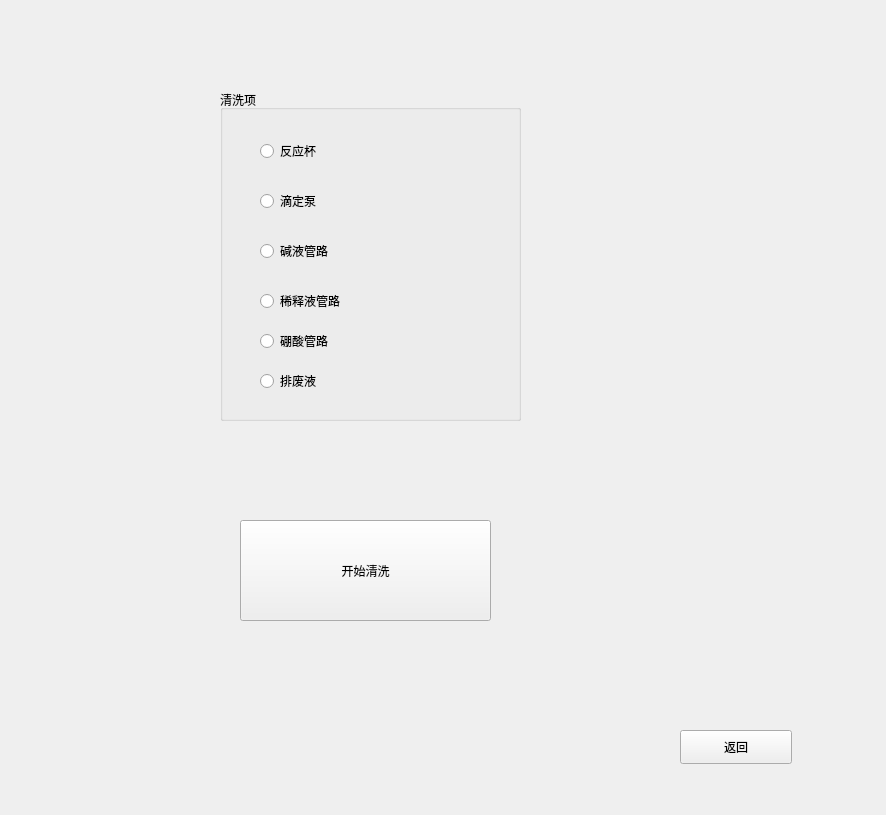
<?xml version="1.0" encoding="UTF-8"?>
<ui version="4.0">
 <class>ClearWin</class>
 <widget class="QMainWindow" name="ClearWin">
  <property name="geometry">
   <rect>
    <x>0</x>
    <y>0</y>
    <width>886</width>
    <height>815</height>
   </rect>
  </property>
  <property name="windowTitle">
   <string>MainWindow</string>
  </property>
  <widget class="QWidget" name="centralwidget">
   <widget class="QPushButton" name="returnbt">
    <property name="geometry">
     <rect>
      <x>680</x>
      <y>730</y>
      <width>112</width>
      <height>34</height>
     </rect>
    </property>
    <property name="text">
     <string>返回</string>
    </property>
   </widget>
   <widget class="QGroupBox" name="groupBox">
    <property name="geometry">
     <rect>
      <x>220</x>
      <y>90</y>
      <width>301</width>
      <height>331</height>
     </rect>
    </property>
    <property name="title">
     <string>清洗项</string>
    </property>
    <widget class="QRadioButton" name="radioButton_6">
     <property name="geometry">
      <rect>
       <x>40</x>
       <y>280</y>
       <width>132</width>
       <height>22</height>
      </rect>
     </property>
     <property name="text">
      <string>排废液</string>
     </property>
    </widget>
    <widget class="QRadioButton" name="radioButton">
     <property name="geometry">
      <rect>
       <x>40</x>
       <y>50</y>
       <width>132</width>
       <height>22</height>
      </rect>
     </property>
     <property name="text">
      <string>反应杯</string>
     </property>
    </widget>
    <widget class="QRadioButton" name="radioButton_3">
     <property name="geometry">
      <rect>
       <x>40</x>
       <y>150</y>
       <width>132</width>
       <height>22</height>
      </rect>
     </property>
     <property name="text">
      <string>碱液管路</string>
     </property>
    </widget>
    <widget class="QRadioButton" name="radioButton_4">
     <property name="geometry">
      <rect>
       <x>40</x>
       <y>200</y>
       <width>132</width>
       <height>22</height>
      </rect>
     </property>
     <property name="text">
      <string>稀释液管路</string>
     </property>
    </widget>
    <widget class="QRadioButton" name="radioButton_2">
     <property name="geometry">
      <rect>
       <x>40</x>
       <y>100</y>
       <width>132</width>
       <height>22</height>
      </rect>
     </property>
     <property name="text">
      <string>滴定泵</string>
     </property>
    </widget>
    <widget class="QRadioButton" name="radioButton_5">
     <property name="geometry">
      <rect>
       <x>40</x>
       <y>240</y>
       <width>132</width>
       <height>22</height>
      </rect>
     </property>
     <property name="text">
      <string>硼酸管路</string>
     </property>
    </widget>
   </widget>
   <widget class="QPushButton" name="pushButton">
    <property name="geometry">
     <rect>
      <x>240</x>
      <y>520</y>
      <width>251</width>
      <height>101</height>
     </rect>
    </property>
    <property name="text">
     <string>开始清洗</string>
    </property>
   </widget>
  </widget>
 </widget>
 <resources/>
 <connections/>
</ui>
